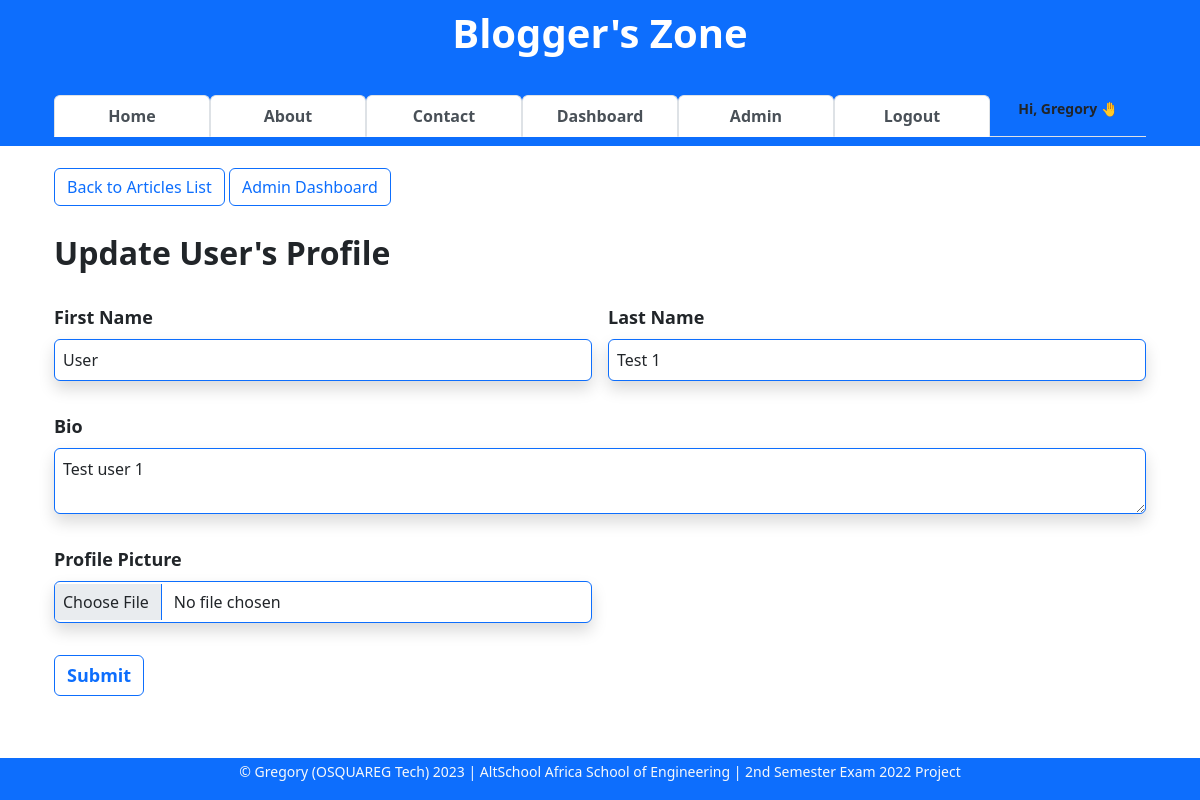
Page /admin-user/update/3 (signed in) on the earlier database version.
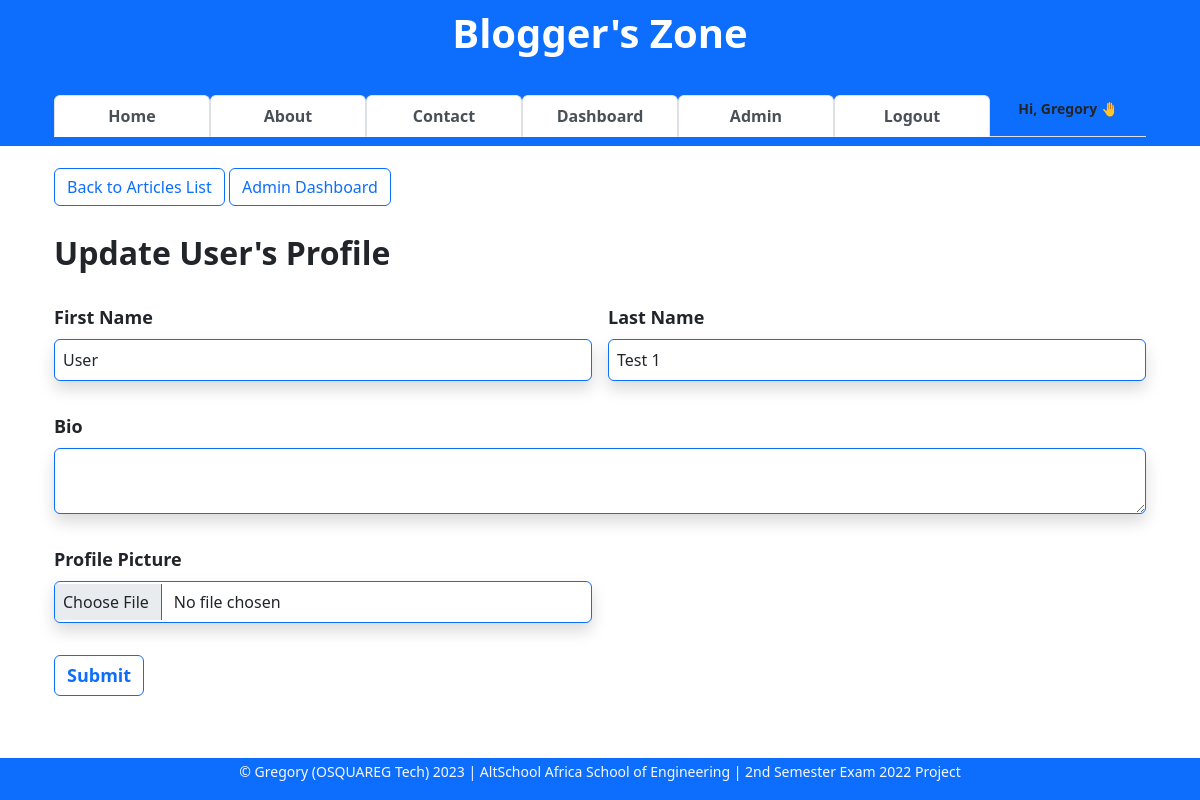
Same page on the later database version.
### app/models.py (models this page shows, shortened)
class User(db.Model, UserMixin):
    __tablename__ = "users"
    id = db.Column(db.Integer, primary_key=True)
    firstname = db.Column(db.String(255), nullable=False)
    lastname = db.Column(db.String(255), nullable=False)
    username = db.Column(db.String(25), nullable=False, unique=True)
    email = db.Column(db.Text(150), nullable=False, unique=True)
    password_hash = db.Column(db.Text(255), nullable=False, unique=True)
    bio = db.Column(db.Text(), nullable=True)
    date_joined = db.Column(db.DateTime, default=datetime.utcnow)
    is_active = db.Column(db.Boolean, default=True)
    is_admin = db.Column(db.Boolean, default=False)
    profile_pic = db.Column(db.String(), nullable=True)
    last_updated_by = db.Column(db.String)
    last_updated_on = db.Column(db.DateTime, onupdate=datetime.utcnow)
    articles = db.relationship("Article", backref="author")
    comments = db.relationship("Comment", backref="commenter")
    article_likes = db.relationship("ArticleLike", backref="art_liker")
    comment_likes = db.relationship("CommentLike", backref="com_liker")

### app/admin/admin_users.py (the view, shortened to what this page needs)
@blueprint.route("/update/<int:id>", methods=["GET", "POST"])
@login_required
def update(id):
    form = UserForm()
    user = User.query.get_or_404(id)
    if current_user.is_admin:
        form.firstname.data = user.firstname
        form.lastname.data = user.lastname
        form.bio.data = user.bio
    else:
        flash(f"You are not authorized to update this user profile!")
        return redirect(url_for("user.dashboard", id=user.id))
    context = {
        "form": form,
        "user": user,
    }
    return render_template("admin-update-user.html", **context)

### app/main.py (called while the page is built)
@login_man.user_loader
def user_loader(id):
    return User.query.get(int(id))

### app/admin/templates/admin-update-user.html (shortened to what this page needs)
{% extends 'base.html' %}
{% block content %}
<div class="container">
    <div>
        <a href="/#all-articles-list" class="btn btn-outline-primary mb-1 border border-primary">Back to Articles
            List</a>
        <a href="{{ url_for('admin.admin', un=current_user.username) }}" class="btn btn-outline-primary mb-1 border border-primary">Admin
            Dashboard</a>
    </div>
    <br>
    <div class="form-group">
        <div class="form-group">
            <h2 style="font-weight:bold">Update {{ user.firstname }}'s Profile</h2>
        </div>
        <br>
        <form class="row g-3" action="{{ url_for('admin-users.update', id=user.id) }}" method="POST"
            enctype="multipart/form-data">
            <div class="col-md-6">
                {{ form.firstname.label(class="form-label", style="font-weight:bold; font-size:18px") }}
                {{ form.firstname(class="form-control shadow p-2 mb-3 bg-body rounded border border-primary") }}
            </div>
            <div class="col-md-6">
                {{ form.lastname.label(class="form-label", style="font-weight:bold; font-size:18px") }}
                {{ form.lastname(class="form-control shadow p-2 mb-3 bg-body rounded border border-primary") }}
            </div>
            <div class="row-cols-auto">
                {{ form.bio.label(class="form-label", style="font-weight:bold; font-size:18px") }}
                {{ form.bio(class="form-control shadow p-2 mb-3 bg-body rounded border border-primary") }}
            </div>
            <div class="col-md-6">
                {{ form.profile_pic.label(class="form-label", style="font-weight:bold; font-size:18px") }}
                {{ form.profile_pic(class="form-control shadow p-2 mb-3 bg-body rounded border border-primary", value=user.profile_pic) }}
            </div>
            <div class="row-cols-7">
                {{ form.submit(class="btn btn btn-outline-primary border border-primary", style="font-weight:bold; font-size:18px") }}
            </div>
        </form>
    </div>
</div>
{% endblock content %}

Differences in the rows shown:
changed User "User": bio "Test user 1" → (not shown)
